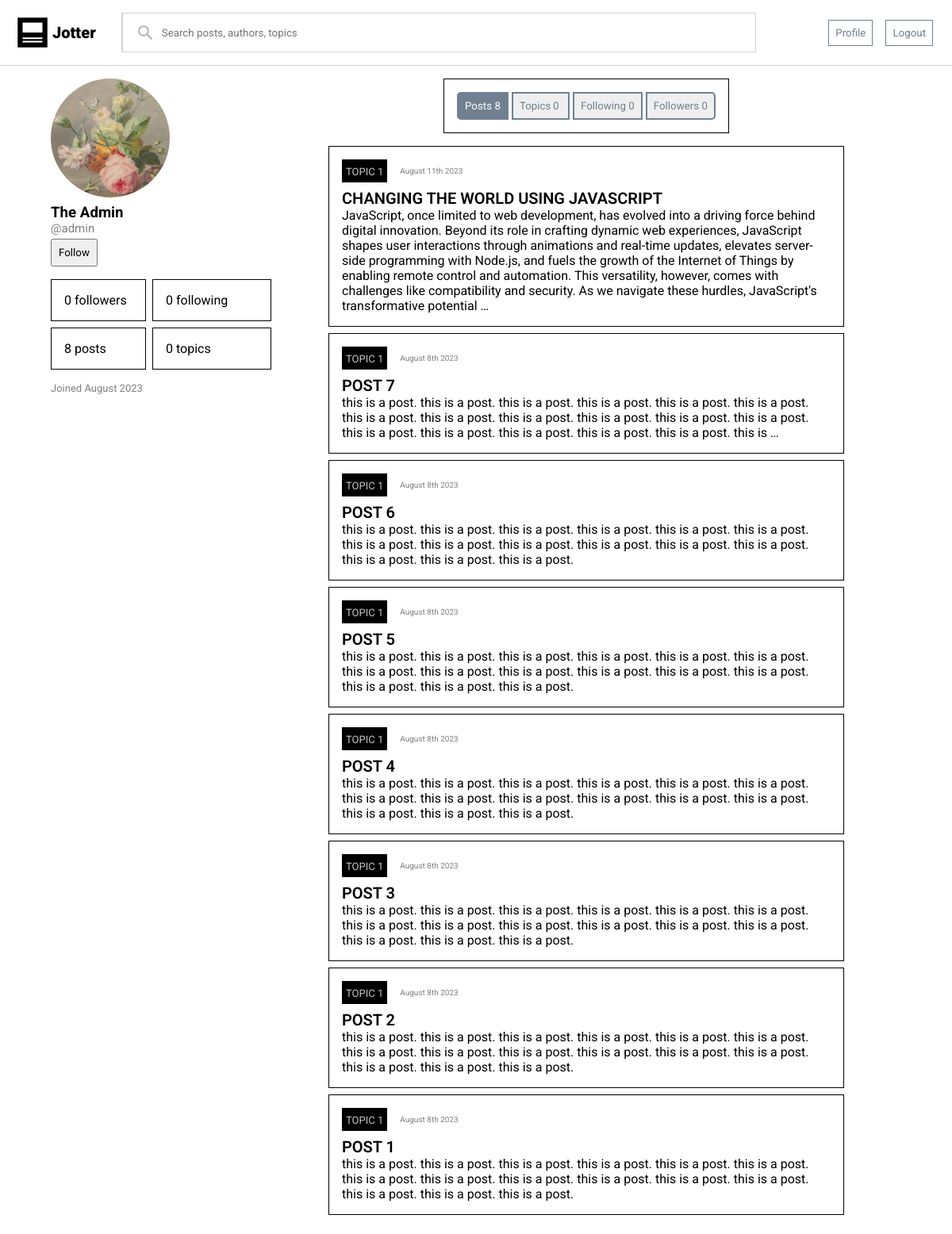
Page /accounts/profile/admin/ (signed in) on the earlier database version.
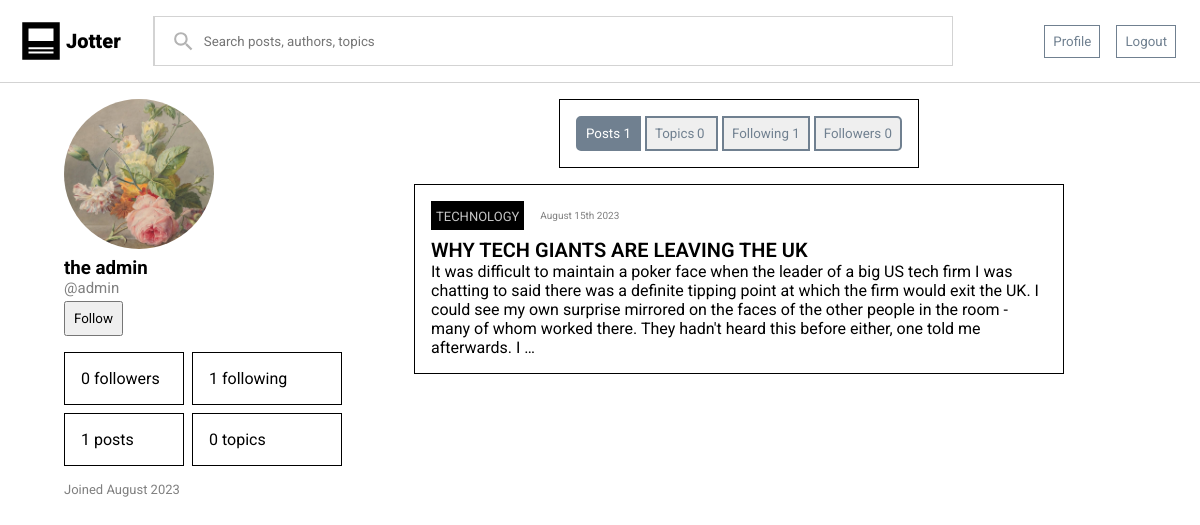
Same page on the later database version.
### accounts/models.py (models this page shows, shortened)
class CustomUser(AbstractUser):
    bio = models.TextField(max_length=500, blank=True)
    following = models.ManyToManyField('self', blank=True, symmetrical=False, related_name="followers", through='FollowerRelation')
    socialLinks = models.TextField(blank=True)
    topics = models.ManyToManyField(Topic, blank=True, related_name='subscribers')

### blog/models.py (models this page shows, shortened)
class Post(models.Model):
    uuid = models.UUIDField(default=uuid4, auto_created=True)
    author = models.ForeignKey(settings.AUTH_USER_MODEL, on_delete=models.CASCADE)
    topic = models.ForeignKey(Topic, on_delete=models.CASCADE)
    title = models.CharField(max_length=150)
    text = models.TextField()
    dateAdded = models.DateTimeField(auto_now_add=True)
    slug = models.SlugField(null=False)
    tags = models.CharField(max_length=50)
    class Meta:
        ordering = ('-dateAdded',)

class Topic(models.Model):
    title = models.CharField(max_length=25)
    uuid = models.UUIDField(default=uuid4)
    def __str__(self):
        return self.title

### accounts/views.py (the view)
# urls.py: path('profile/<str:username>/', Profile.as_view(), name="profile"),
@method_decorator(login_required, name="dispatch")
class Profile(DetailView):
    model = CustomUser
    slug_field = 'username'
    slug_url_kwarg = 'username'
    template_name = 'registration/profile.html'
    def get(self, request, *args, **kwargs):
        profile = super(Profile, self).get_object()
        posts = profile.post_set.all()
        comments = profile.comment_set.all()
        topics = profile.topics.all()
        followers = profile.followers.all()
        following = profile.following.all()
        follow = False
        if request.user in profile.followers.all():
            follow = True
        context = {'profile': profile, 'posts': posts, 'comments': comments, 'topics': topics, 'follow': follow, 'followers': followers, 'following': following}
        return render(request, self.template_name, context)

### accounts/templates/registration/profile.html (shortened to what this page needs)
{% extends "blog/base.html" %}
{% load static %}
{% block staticfiles %}
<link rel="stylesheet" href="{% static 'blog/css/blogPost.css' %}">
<link rel="stylesheet" href="{% static 'accounts/css/profile.css' %}">
<link rel="stylesheet" href="{% static 'accounts/css/topicTab.css' %}">
<link rel="stylesheet" href="{% static 'accounts/css/profileTab.css' %}">
{% endblock staticfiles %}
{% block content %}
<div class="profile">
    <div class="sidebar">
        <div class="profileImage"></div>
        <h3 class="name">{{ profile.get_full_name }}</h3>
        <p class="handle">@{{ profile.username }}</p>
        {% if request.user != profile %}
            {% if follow %}
                <button class="unfollow">Unfollow</button>
            {% else %}
                <button class="follow">Follow</button>
            {% endif %}
        {% endif %}
        <div class="stats">
            <div class="followers">{{ followers|length }} followers</div>
            <div class="following">{{ following|length }} following</div>
            <div class="posts">{{ posts|length }} posts</div>
            <div class="topics">{{ topics|length }} topics</div>
        </div>
        <div class="joined">Joined {{ profile.date_joined|date:"F o" }}</div>
    </div>
    <div class="main">
        <div class="profileNavbar">
            <ul>
                <li>
                    <button class="posts selected">
                        Posts
                        <span class="badge">{{ posts|length }}</span>
                    </button>
                </li>
                <li>
                    <button class="topics">
                        Topics
                        <span class="badge">{{ topics|length }}</span>
                    </button>
                </li>
                <li>
                    <button class="following">
                        Following
                        <span class="badge">{{ following|length }}</span>
                    </button>
                </li>
                <li>
                    <button class="followers">
                        Followers
                        <span class="badge">{{ followers|length }}</span>
                    </button>
                </li>
            </ul>
        </div>
        <div class="content">
            <div class="posts">
                {% for post in posts %}
                {% include 'blog/blogPost.html' %}
                {% endfor %}
            </div>
        </div>
    </div>
</div>
{% endblock content %}

### blog/templates/blog/base.html (shortened to what this page needs)
{% load static %}
<!DOCTYPE html>
<html lang="en">
<head>
    <link rel="stylesheet" href="{% static 'blog/css/base.css' %}">
    {% block staticfiles %}
    {% endblock staticfiles %}
</head>
<body>
    <div class="navbar">
        <a href="{% url 'blog:index' %}">
            <div class="logo">
                <img src="{% static 'blog/icons/post.svg' %}" alt="" style="width: 50px;">
                Jotter
            </div>
        </a>
        <form action="{% url 'blog:search' %}" method="GET">
            <div class="search">
                <span>
                    <img src="{% static 'blog/icons/magnify.svg' %}" alt="" height="25px">
                </span>
                <input type="search" placeholder="Search posts, authors, topics" autocomplete="off" name='search'>
            </div>
        </form>
        <div class="authlinks">
            {% if user.is_authenticated %}
            <a href="{% url 'accounts:profile' user.username %}" class="profile">
                <button>Profile</button>
            </a>
            <a href="{% url 'accounts:logout' %}" class="logout">
                <button>Logout</button>
            </a>
            {% endif %}
        </div>
    </div>
    <div class="main">
        {% block content %}
        {% endblock content %}
    </div>
</body>
</html>

### blog/templates/blog/blogPost.html
{% load static %}
<div class="post">
    <div class="header">
        <div class="topic"><a href="{% url 'blog:topicDetail' post.topic.uuid %}">{{ post.topic|upper }}</a></div>
        <div class="time">{{ post.dateAdded|date:"F jS o" }}</div>
    </div>
    <div class="title"><a href="{% url 'blog:postDetail' post.slug %}">{{ post.title|upper }}</a></div>
    <div class="content">{{ post.text|truncatewords:70 }}</div>
</div>

### blog/static/blog/css/base.css (style rules this page uses)
* { margin: 0; box-sizing: border-box; font-family: 'Roboto', sans-serif; }
body { width: 100vw; }
a { text-decoration: none; color: black; }
.navbar { display: flex; flex-direction: row; background-color: white; padding: 16px; border-bottom: 1px solid lightgray; gap: 32px; align-items: center; width: 100%; }
.navbar a { color: black; }
.navbar > .authlinks { margin-left: auto; display: flex; flex-direction: row; }
.navbar > .authlinks button { margin: 8px; padding: 8px; background-color: transparent; border: 1px solid slategrey; transition: background-color 0.3s ease-in-out; color: slategray; }
.navbar .logo { font-weight: 900; font-size: 20px; display: flex; flex-direction: row; align-items: center; }
.navbar > form input { width: 100%; height: 90%; border: none; padding: 16px 4px; border-left: 0; }
.navbar > form > .search { display: flex; gap: 0; align-items: center; width: 800px; height: 50px; border: 1px solid lightgray; }
.navbar > form span { border-top: 1px solid lightgray; border-bottom: 1px solid lightgray; border-left: 1px solid lightgray; height: 50px; padding: 12px 4px 16px 16px; }
.main { padding: 8px 64px; width: 100%; }

### blog/static/blog/css/blogPost.css (style rules this page uses)
.post { border: 1px solid black; display: flex; flex-direction: column; margin: 8px; padding: 16px; }
.post > .header { display: flex; flex-direction: row; gap: 16px; margin-bottom: 8px; align-items: center; }
.title { font-weight: 600; font-size: 20px; }
.topic { border: 1px solid black; padding: 4px; background-color: black; }
.topic a { color: rgb(197, 197, 197); font-size: 13px; }
.time { font-size: 10px; color: grey; }

### accounts/static/accounts/css/profile.css (style rules this page uses)
.profile { display: flex; flex-direction: row; }
.profileImage { background-image: url('../img/profile.jpg'); background-position: center; background-size: cover; width: 150px; height: 150px; border-radius: 50%; margin: 8px 0; }
.handle { font-size: 15px; color: grey; }
.stats { margin: 16px 0; display: grid; grid-template-columns: 120px 150px; gap: 8px; }
.stats > * { border: 1px solid black; padding: 16px; }
.joined { font-size: 13px; color: grey; }
.main { width: 100%; }
.main ul { list-style-type: none; display: flex; flex-direction: row; gap: 4px; border: 1px solid black; padding: 16px; }
ul > li > button { border-radius: 0; border: 2px solid slategray; color: slategray; }
ul > li:first-child > button { border-radius: 5px 0 0 5px; }
ul > li:last-child > button { border-radius: 0 5px 5px 0; }
.profileNavbar { display: flex; flex-direction: row; justify-content: center; margin-bottom: 16px; }
.profileNavbar button { padding: 8px; transition: background-color 0.3s ease-in-out; }
button.selected { background-color: slategray; color: white; border: 2px solid slategray; }
.topics { display: grid; grid-template-columns: 50% 50%; gap: 6px; }
button.unfollow, button.follow { padding: 8px; margin-top: 4px; }

### accounts/static/accounts/css/profileTab.css (style rules this page uses)
* { box-sizing: border-box; }

Differences in the rows shown:
removed Post: topic "TOPIC 1", dateAdded "August 11th 2023", title "CHANGING THE WORLD USING JAVASCRIPT", text "JavaScript, once limited to web development, has evolved into a driving force behind digital innovation. Beyond its role in crafting dynamic web experiences, JavaScript shapes user interactions through animations and real-time updates, elevates server-side programming with Node.js, and fuels the growth of the Internet of Things by enabling remote control and automation. This versatility, however, comes with challenges like compatibility and security. As we navigate these hurdles, JavaScript's transformative potential …"
removed Post: topic "TOPIC 1", dateAdded "August 8th 2023", title "POST 7", text "this is a post. this is a post. this is a post. this is a post. this is a post. this is a post. this is a post. this is a post. this is a post. this is a post. this is a post. this is a post. this is a post. this is a post. this is a post. this is a post. this is a post. this is …"
removed Post: topic "TOPIC 1", dateAdded "August 8th 2023", title "POST 6", text "this is a post. this is a post. this is a post. this is a post. this is a post. this is a post. this is a post. this is a post. this is a post. this is a post. this is a post. this is a post. this is a post. this is a post. this is a post."
removed Post: topic "TOPIC 1", dateAdded "August 8th 2023", title "POST 5", text "this is a post. this is a post. this is a post. this is a post. this is a post. this is a post. this is a post. this is a post. this is a post. this is a post. this is a post. this is a post. this is a post. this is a post. this is a post."
removed Post: topic "TOPIC 1", dateAdded "August 8th 2023", title "POST 4", text "this is a post. this is a post. this is a post. this is a post. this is a post. this is a post. this is a post. this is a post. this is a post. this is a post. this is a post. this is a post. this is a post. this is a post. this is a post."
removed Post: topic "TOPIC 1", dateAdded "August 8th 2023", title "POST 3", text "this is a post. this is a post. this is a post. this is a post. this is a post. this is a post. this is a post. this is a post. this is a post. this is a post. this is a post. this is a post. this is a post. this is a post. this is a post."
removed Post: topic "TOPIC 1", dateAdded "August 8th 2023", title "POST 2", text "this is a post. this is a post. this is a post. this is a post. this is a post. this is a post. this is a post. this is a post. this is a post. this is a post. this is a post. this is a post. this is a post. this is a post. this is a post."
removed Post: topic "TOPIC 1", dateAdded "August 8th 2023", title "POST 1", text "this is a post. this is a post. this is a post. this is a post. this is a post. this is a post. this is a post. this is a post. this is a post. this is a post. this is a post. this is a post. this is a post. this is a post. this is a post."
changed CustomUser "admin": get_full_name "The Admin" → "the admin"
added Post: topic "TECHNOLOGY", dateAdded "August 15th 2023", title "WHY TECH GIANTS ARE LEAVING THE UK", text "It was difficult to maintain a poker face when the leader of a big US tech firm I was chatting to said there was a definite tipping point at which the firm would exit the UK. I could see my own surprise mirrored on the faces of the other people in the room - many of whom worked there. They hadn't heard this before either, one told me afterwards. I …"
Other differences:
{{ following|length }}: "0" → "1"
{{ posts|length }}: "8" → "1"
